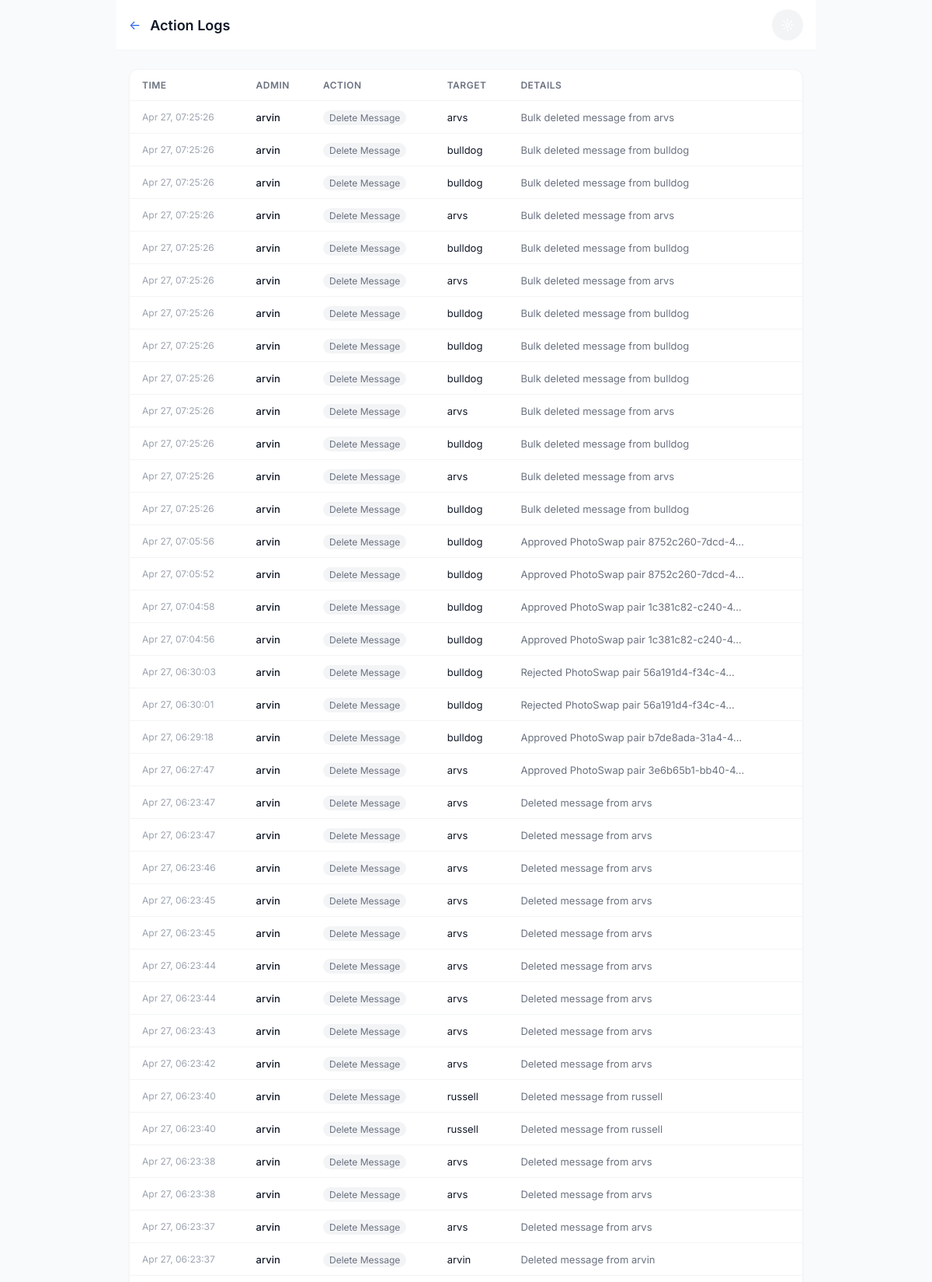
The app's page /chat/admin/logs/ (signed in, upper part) with its own data.
### chat/models.py (models this page shows, shortened)
class AdminLog(models.Model):
    ACTION_TYPES = [
        ('delete_user', 'Delete User'),
        ('delete_message', 'Delete Message'),
        ('delete_conversation', 'Delete Conversation'),
        ('ban_user', 'Ban User'),
        ('unban_user', 'Unban User'),
    ]
    id = models.UUIDField(primary_key=True, default=uuid.uuid4, editable=False)
    admin_user = models.ForeignKey(User, on_delete=models.CASCADE, related_name='admin_actions')
    action_type = models.CharField(max_length=20, choices=ACTION_TYPES)
    target_user = models.ForeignKey(User, on_delete=models.CASCADE, null=True, blank=True, related_name='+')
    details = models.TextField(blank=True)
    ip_address = models.GenericIPAddressField(null=True, blank=True)
    created_at = models.DateTimeField(auto_now_add=True)
    class Meta:
        db_table = 'chat_admin_log'
        ordering = ['-created_at']

### chat/views_admin.py (the view)
# urls.py: path('admin/logs/', views_admin.admin_logs, name='admin_logs'),
@login_required
@user_passes_test(is_staff_or_admin, login_url='chat_list')
def admin_logs(request):
    logs = AdminLog.objects.select_related('admin_user', 'target_user').order_by('-created_at')[:100]
    return render(request, 'chat/admin/logs.html', {'logs': logs, 'is_admin': is_admin_only(request.user)})

### chat/views_admin.py (called while the page is built)
def is_staff_or_admin(user):
    if user.is_superuser:
        return True
    profile = getattr(user, 'profile', None)
    if profile and profile.role in ('staff', 'admin'):
        return True
    return user.is_staff

def is_admin_only(user):
    if user.is_superuser:
        return True
    profile = getattr(user, 'profile', None)
    if profile and profile.role == 'admin':
        return True
    return False

### chat/templates/chat/admin/logs.html (shortened to what this page needs)
{% extends 'chat/base.html' %}
{% block content %}
<div style="max-width: 900px; margin: 0 auto;">
    <div class="app-bar">
        <div style="display: flex; align-items: center; gap: 12px;">
            <a href="{% url 'admin_dashboard' %}" class="back-btn">&#8592;</a>
            <h1>Action Logs</h1>
        </div>
        <button class="theme-toggle" onclick="toggleTheme()">&#9788;</button>
    </div>
    <div class="container" style="padding-top: 24px;">
        <div class="card" style="overflow: auto;">
            <table style="width: 100%; border-collapse: collapse; font-size: 14px;">
                <thead>
                    <tr style="border-bottom: 1px solid var(--border-light);">
                        <th style="padding: 12px 16px; text-align: left; font-weight: 600; color: var(--text-secondary); font-size: 12px; text-transform: uppercase; letter-spacing: 0.5px;">Time</th>
                        <th style="padding: 12px 16px; text-align: left; font-weight: 600; color: var(--text-secondary); font-size: 12px; text-transform: uppercase; letter-spacing: 0.5px;">Admin</th>
                        <th style="padding: 12px 16px; text-align: left; font-weight: 600; color: var(--text-secondary); font-size: 12px; text-transform: uppercase; letter-spacing: 0.5px;">Action</th>
                        <th style="padding: 12px 16px; text-align: left; font-weight: 600; color: var(--text-secondary); font-size: 12px; text-transform: uppercase; letter-spacing: 0.5px;">Target</th>
                        <th style="padding: 12px 16px; text-align: left; font-weight: 600; color: var(--text-secondary); font-size: 12px; text-transform: uppercase; letter-spacing: 0.5px;">Details</th>
                    </tr>
                </thead>
                <tbody>
                    {% for log in logs %}
                    <tr style="border-bottom: 1px solid var(--border-light);">
                        <td style="padding: 12px 16px; font-size: 12px; color: var(--text-muted); white-space: nowrap;">{{ log.created_at|date:"M d, H:i:s" }}</td>
                        <td style="padding: 12px 16px; font-weight: 500; font-size: 13px;">{{ log.admin_user.username }}</td>
                        <td style="padding: 12px 16px;">
                            <span style="font-size: 12px; padding: 2px 8px; border-radius: 12px; background: var(--surface-hover); color: var(--text-secondary);">
                                {{ log.get_action_type_display }}
                            </span>
                        </td>
                        <td style="padding: 12px 16px; font-size: 13px;">{{ log.target_user.username|default:"N/A" }}</td>
                        <td style="padding: 12px 16px; font-size: 13px; color: var(--text-secondary);">{{ log.details|truncatechars:40 }}</td>
                    </tr>
                    {% empty %}
                    <tr><td colspan="5" style="padding: 24px; text-align: center; color: var(--text-secondary);">No action logs found</td></tr>
                    {% endfor %}
                </tbody>
            </table>
        </div>
    </div>
</div>
{% endblock %}

### records on screen
AdminLog: created_at "Apr 27, 07:25:26", admin_user.username "arvin", action_type "Delete Message", target_user.username "arvs", details "Bulk deleted message from arvs"
AdminLog: created_at "Apr 27, 07:25:26", admin_user.username "arvin", action_type "Delete Message", target_user.username "bulldog", details "Bulk deleted message from bulldog"
AdminLog: created_at "Apr 27, 07:25:26", admin_user.username "arvin", action_type "Delete Message", target_user.username "bulldog", details "Bulk deleted message from bulldog"
AdminLog: created_at "Apr 27, 07:25:26", admin_user.username "arvin", action_type "Delete Message", target_user.username "arvs", details "Bulk deleted message from arvs"
AdminLog: created_at "Apr 27, 07:25:26", admin_user.username "arvin", action_type "Delete Message", target_user.username "bulldog", details "Bulk deleted message from bulldog"
AdminLog: created_at "Apr 27, 07:25:26", admin_user.username "arvin", action_type "Delete Message", target_user.username "arvs", details "Bulk deleted message from arvs"
AdminLog: created_at "Apr 27, 07:25:26", admin_user.username "arvin", action_type "Delete Message", target_user.username "bulldog", details "Bulk deleted message from bulldog"
AdminLog: created_at "Apr 27, 07:25:26", admin_user.username "arvin", action_type "Delete Message", target_user.username "bulldog", details "Bulk deleted message from bulldog"
AdminLog: created_at "Apr 27, 07:25:26", admin_user.username "arvin", action_type "Delete Message", target_user.username "bulldog", details "Bulk deleted message from bulldog"
AdminLog: created_at "Apr 27, 07:25:26", admin_user.username "arvin", action_type "Delete Message", target_user.username "arvs", details "Bulk deleted message from arvs"
AdminLog: created_at "Apr 27, 07:25:26", admin_user.username "arvin", action_type "Delete Message", target_user.username "bulldog", details "Bulk deleted message from bulldog"
AdminLog: created_at "Apr 27, 07:25:26", admin_user.username "arvin", action_type "Delete Message", target_user.username "arvs", details "Bulk deleted message from arvs"
AdminLog: created_at "Apr 27, 07:25:26", admin_user.username "arvin", action_type "Delete Message", target_user.username "bulldog", details "Bulk deleted message from bulldog"
AdminLog: created_at "Apr 27, 07:05:56", admin_user.username "arvin", action_type "Delete Message", target_user.username "bulldog", details "Approved PhotoSwap pair 8752c260-7dcd-4…"
AdminLog: created_at "Apr 27, 07:05:52", admin_user.username "arvin", action_type "Delete Message", target_user.username "bulldog", details "Approved PhotoSwap pair 8752c260-7dcd-4…"
AdminLog: created_at "Apr 27, 07:04:58", admin_user.username "arvin", action_type "Delete Message", target_user.username "bulldog", details "Approved PhotoSwap pair 1c381c82-c240-4…"
AdminLog: created_at "Apr 27, 07:04:56", admin_user.username "arvin", action_type "Delete Message", target_user.username "bulldog", details "Approved PhotoSwap pair 1c381c82-c240-4…"
AdminLog: created_at "Apr 27, 06:30:03", admin_user.username "arvin", action_type "Delete Message", target_user.username "bulldog", details "Rejected PhotoSwap pair 56a191d4-f34c-4…"
AdminLog: created_at "Apr 27, 06:30:01", admin_user.username "arvin", action_type "Delete Message", target_user.username "bulldog", details "Rejected PhotoSwap pair 56a191d4-f34c-4…"
AdminLog: created_at "Apr 27, 06:29:18", admin_user.username "arvin", action_type "Delete Message", target_user.username "bulldog", details "Approved PhotoSwap pair b7de8ada-31a4-4…"
AdminLog: created_at "Apr 27, 06:27:47", admin_user.username "arvin", action_type "Delete Message", target_user.username "arvs", details "Approved PhotoSwap pair 3e6b65b1-bb40-4…"
AdminLog: created_at "Apr 27, 06:23:47", admin_user.username "arvin", action_type "Delete Message", target_user.username "arvs", details "Deleted message from arvs"
AdminLog: created_at "Apr 27, 06:23:47", admin_user.username "arvin", action_type "Delete Message", target_user.username "arvs", details "Deleted message from arvs"
AdminLog: created_at "Apr 27, 06:23:46", admin_user.username "arvin", action_type "Delete Message", target_user.username "arvs", details "Deleted message from arvs"
AdminLog: created_at "Apr 27, 06:23:45", admin_user.username "arvin", action_type "Delete Message", target_user.username "arvs", details "Deleted message from arvs"
AdminLog: created_at "Apr 27, 06:23:45", admin_user.username "arvin", action_type "Delete Message", target_user.username "arvs", details "Deleted message from arvs"
AdminLog: created_at "Apr 27, 06:23:44", admin_user.username "arvin", action_type "Delete Message", target_user.username "arvs", details "Deleted message from arvs"
AdminLog: created_at "Apr 27, 06:23:44", admin_user.username "arvin", action_type "Delete Message", target_user.username "arvs", details "Deleted message from arvs"
AdminLog: created_at "Apr 27, 06:23:43", admin_user.username "arvin", action_type "Delete Message", target_user.username "arvs", details "Deleted message from arvs"
AdminLog: created_at "Apr 27, 06:23:42", admin_user.username "arvin", action_type "Delete Message", target_user.username "arvs", details "Deleted message from arvs"
AdminLog: created_at "Apr 27, 06:23:40", admin_user.username "arvin", action_type "Delete Message", target_user.username "russell", details "Deleted message from russell"
AdminLog: created_at "Apr 27, 06:23:40", admin_user.username "arvin", action_type "Delete Message", target_user.username "russell", details "Deleted message from russell"
AdminLog: created_at "Apr 27, 06:23:38", admin_user.username "arvin", action_type "Delete Message", target_user.username "arvs", details "Deleted message from arvs"
AdminLog: created_at "Apr 27, 06:23:38", admin_user.username "arvin", action_type "Delete Message", target_user.username "arvs", details "Deleted message from arvs"
AdminLog: created_at "Apr 27, 06:23:37", admin_user.username "arvin", action_type "Delete Message", target_user.username "arvs", details "Deleted message from arvs"
AdminLog: created_at "Apr 27, 06:23:37", admin_user.username "arvin", action_type "Delete Message", target_user.username "arvin", details "Deleted message from arvin"
